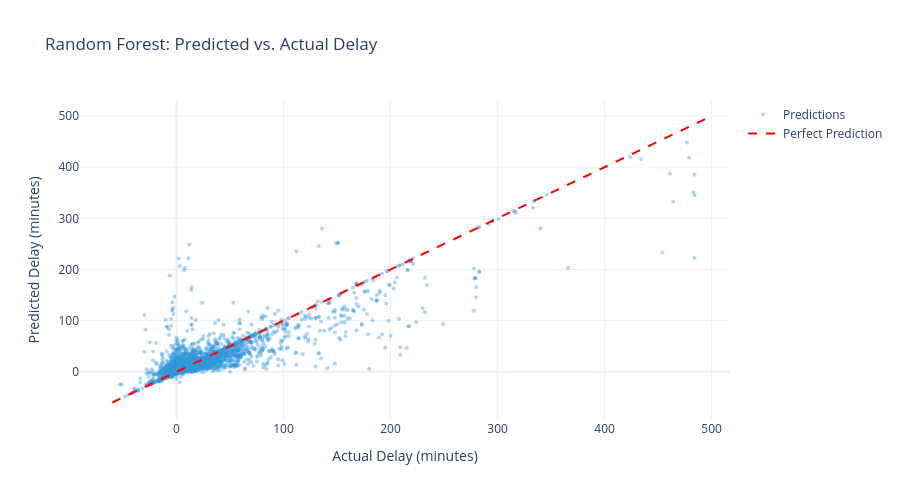

The notebook cell saved with this chart:
### Markdown cell above
## 5.4 Predicted vs. Actual Delays

### Code cell
# scatter plot: predicted vs actual for the best model
best_pred = gb_pred if df_results.iloc[1]['R²'] > df_results.iloc[0]['R²'] else rf_pred
best_name = 'Gradient Boosting' if df_results.iloc[1]['R²'] > df_results.iloc[0]['R²'] else 'Random Forest'
# sample for visualization (too many points slows plotly)
sample_idx = np.random.RandomState(42).choice(len(y_test), size=min(5000, len(y_test)), replace=False)
fig = go.Figure()
fig.add_trace(go.Scatter(
    x=y_test[sample_idx],
    y=best_pred[sample_idx],
    mode='markers',
    marker=dict(size=4, color='#3498db', opacity=0.4),
    name='Predictions'
))
# perfect prediction line
min_val = min(y_test.min(), best_pred.min())
max_val = max(y_test.max(), best_pred.max())
fig.add_trace(go.Scatter(
    x=[min_val, max_val],
    y=[min_val, max_val],
    mode='lines',
    line=dict(color='red', dash='dash', width=2),
    name='Perfect Prediction'
))
fig.update_layout(
    title=f'{best_name}: Predicted vs. Actual Delay',
    xaxis_title='Actual Delay (minutes)',
    yaxis_title='Predicted Delay (minutes)',
    template='plotly_white',
    height=500,
    font=dict(size=12)
)
fig.show()

### Figure 1 — Plotly figure (JSON) as saved in the notebook; plotly's stock layout.template omitted (floating-point values rounded to 4 significant figures; data arrays with more than 128 entries replaced by an {"elided": "..."} marker saying what was removed)
{"data": [{"marker": {"color": "#3498db", "opacity": 0.4, "size": 4}, "mode": "markers", "name": "Predictions", "type": "scatter", "x": {"elided": "5000 float values"}, "y": {"elided": "5000 float values"}}, {"line": {"color": "red", "dash": "dash", "width": 2}, "mode": "lines", "name": "Perfect Prediction", "type": "scatter", "x": [-60, 500], "y": [-60, 500]}], "layout": {"font": {"size": 12}, "height": 500, "title": {"text": "Random Forest: Predicted vs. Actual Delay"}, "xaxis": {"title": {"text": "Actual Delay (minutes)"}}, "yaxis": {"title": {"text": "Predicted Delay (minutes)"}}}}
